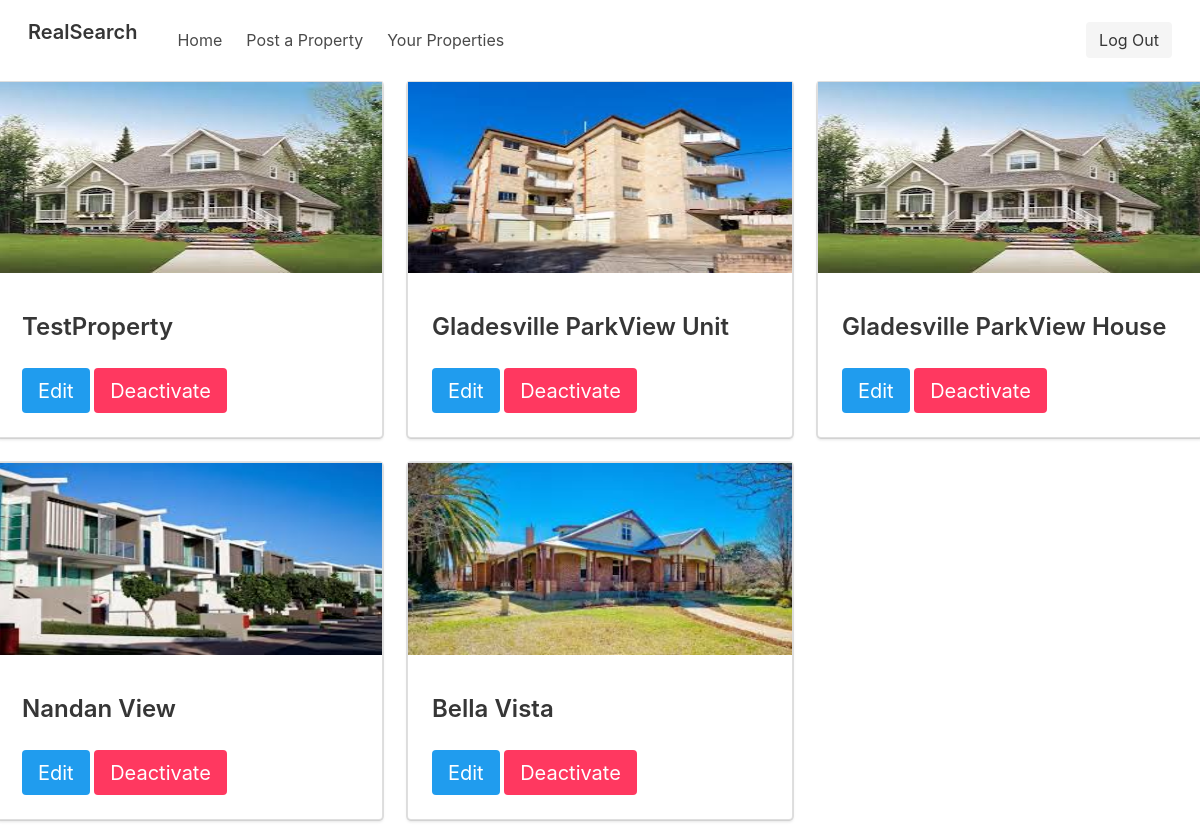
Page /property/user/home/ (signed in) on the committed database.
### property/models.py (models this page shows, shortened)
class Property(models.Model):
    PROPERTY_CHOICES = (
        ('UN', 'Unit'),
        ('TW', 'TownHouse'),
        ('VL', 'Villa'),
        ('HS', 'House'),
    )
    name = models.CharField(max_length=200, blank=True, null=True)
    is_available = models.BooleanField(default=False)
    is_sale = models.BooleanField(default=False)
    is_rental = models.BooleanField(default=False)
    is_published = models.BooleanField(default=False)
    available_date = models.DateField(null=True, blank=True)
    price = models.CharField(max_length=50, blank=True, null=True)
    summary = models.CharField(max_length=500, blank=True, null=True)
    description = models.TextField(max_length=3000, blank=True, null=True)
    address1 =  models.CharField(max_length=100, blank=True, null=True)
    address2 = models.CharField(max_length=100, blank=True, null=True)
    address3 = models.CharField(max_length=100, blank=True, null=True)
    city = models.CharField(max_length=100, blank=True, null=True)
    state = models.CharField(max_length=50, blank=True, null=True)
    country = CountryField(blank=True, null=True)
    postcode = models.CharField(max_length=10, blank=True, null=True)
    property_type = models.CharField(
      max_length = 2,
      choices = PROPERTY_CHOICES,
      default = 'UN',
    )
    bedrooms = models.IntegerField(blank=True, null=True)
    bathrooms = models.IntegerField(blank=True, null=True)
    carparking = models.IntegerField(blank=True, null=True)
    built_up_area = models.CharField(max_length=50, blank=True, null=True)
    profile = models.ForeignKey(Profile, blank=True, null=True, related_name='properties', on_delete=models.CASCADE)
    objects = PropertyManager()
    def get_all_images(self):
        images = self.images.all()
        return images

class Image(models.Model):
    property = models.ForeignKey(Property, related_name='images')
    file = models.ImageField(upload_to='static/images/')
    position = models.PositiveSmallIntegerField(default=0)
    class Meta:
        ordering = ['position']

### property/views.py (the view)
def user_home(request):
    if not request.user.is_authenticated():
        return redirect('property_home')
    user = request.user
    properties = Property.objects.filter(profile__user = user);
    c = {"properties": properties}
    return render(request, 'user_home.html', c)

### property/templates/user_home.html (shortened to what this page needs)
{% extends "base.html" %}
{% block content %}
<section>
  <div class="row columns">
    {% for property in properties %}
      {% if properties|length > 2 %}
      <div class="column is-one-third">
      {% elif properties|length == 2 %}
      <div class="column is-half">
      {% else %}
      <div class="column is-full">
      {% endif %}
        <div class="card">
          <div class="card-image">
            <figure class="image is-2by1">
              <img src="http://localhost:8000/{{ property.get_all_images.0.file }}">
            </figure>
          </div>
          <div class="card-content">
            <div class="media">
                <div class="media-content">
                    <p class="title is-4">{{ property.name }}</p>
                </div>
            </div>
            <div class="content">
                {% if property.profile.user == request.user %}
                  <a href="{% url 'property_edit' property.id %}">
                    <button class="button is-info is-medium" type="submit">Edit</button>
                  </a>
                  {% if property.is_published %}
                  <a href="{% url 'property_activate' property.id %}">
                    <button class="button is-danger is-medium" type="submit">Deactivate</button>
                  </a>
                  {% else %}
                  <a href="{% url 'property_activate' property.id %}">
                    <button class="button is-primary is-medium" type="submit">Activate</button>
                  </a>
                  {% endif %}
                {% endif %}
            </div>
          </div>
        </div>
      </div>
    {% endfor %}
  </div>
</section>
{% endblock content %}

### rows in the picture
Property: get_all_images.0.file (picture), name "TestProperty", shows "Edit", is_published "Deactivate"
Property: get_all_images.0.file (picture), name "Gladesville ParkView Unit", shows "Edit", is_published "Deactivate"
Property: get_all_images.0.file (picture), name "Gladesville ParkView House", shows "Edit", is_published "Deactivate"
Property: get_all_images.0.file (picture), name "Nandan View", shows "Edit", is_published "Deactivate"
Property: get_all_images.0.file (picture), name "Bella Vista", shows "Edit", is_published "Deactivate"
